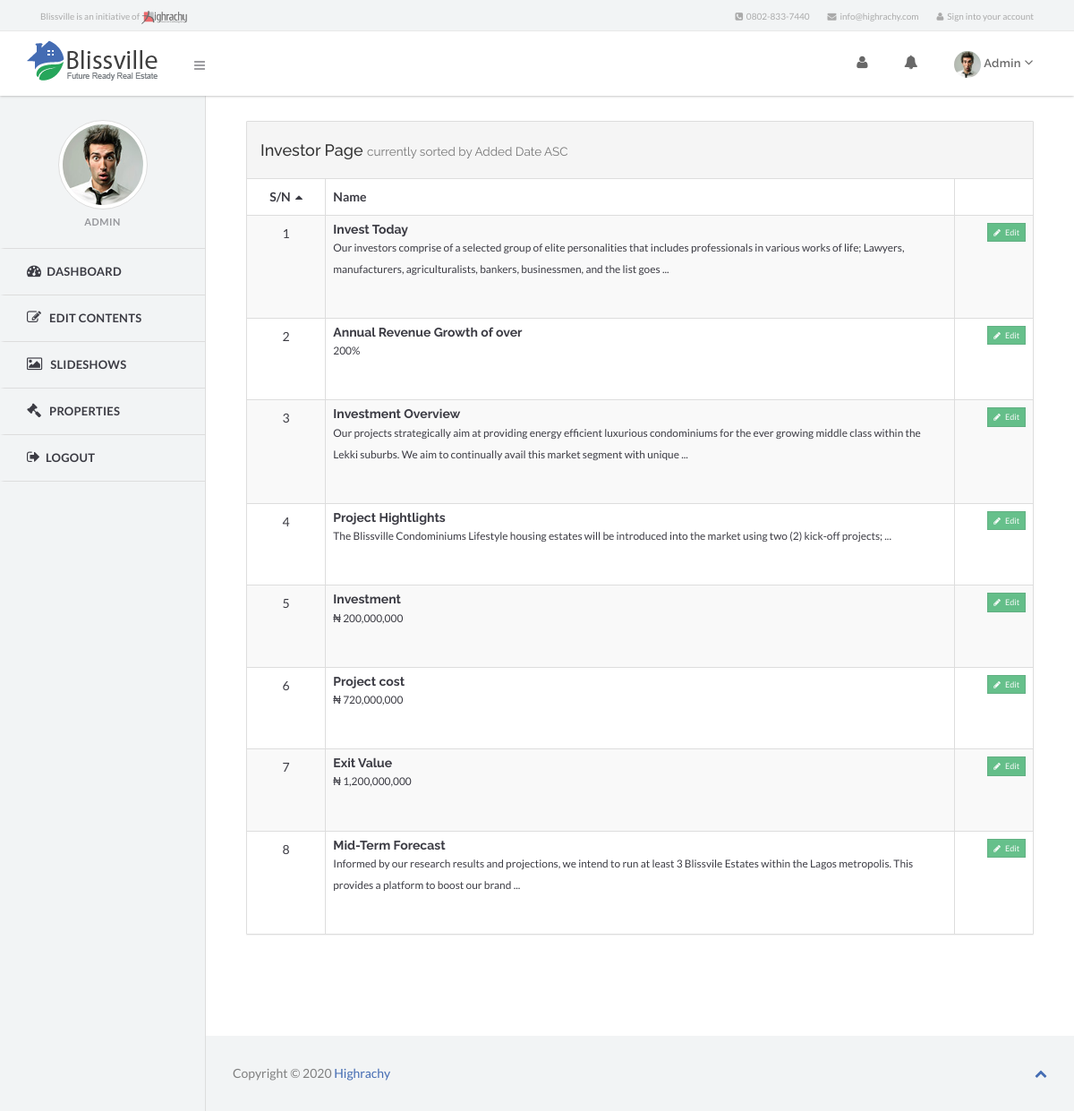
The app's page /admin/edit-content/investor/index.php (signed in) with its own data.
### tables this page shows
CREATE TABLE `investors` (
  `id` int(11) NOT NULL,
  `name` varchar(255) NOT NULL,
  `content` text,
  `created_at` timestamp NULL DEFAULT NULL,
  `updated_at` timestamp NOT NULL DEFAULT CURRENT_TIMESTAMP ON UPDATE CURRENT_TIMESTAMP
);

### inc/class/base.class.php (called while the page is built, shortened)
<?php
class Base{
	protected static $results = array();
	public static $table = "";
	public static $rows = 0;
	public static $counter = 0;
	public static function query($query, $save_total_returned_rows = true){
		global $db;
		$results = $db->fetch_all_rows($query);
		return $results;
	}
	public static function affected_rows($query=""){
		global $db;
		if (!empty($query)){
			static::$rows = $db->total_affected_rows($query);
		}
		return static::$rows;
	}
	public static function set_table($table){
	   static::$table = $table;
	}
	public static function paginate($limit,$additional_query="",$join_query = ""){
		$items_per_page = $limit;
		if (empty($join_query))
			$query = "SELECT * FROM ". static::$table .$additional_query;
		else
			$query = $join_query . $additional_query;
		$total_returned_rows = static::affected_rows($query);
		$page = new Paginator($total_returned_rows,$items_per_page);
		$generated_pages = $page->generate();
		$start = $page->get_start_position();
		$new_query = $query . " LIMIT $start, $limit";
		$result = static::query($new_query,false);
		static::$counter = $start + 1;
		static::$rows = $total_returned_rows;
		static::$results = $result;
		return $generated_pages;
	}
	public static function get_counter(){
		return static::$counter;
	}
  public static function get_results(){
    return static::$results;
  }
}

### inc/class/database.class.php (called while the page is built, shortened)
<?php
class Database {
private $link_id = 0;
private $query_id = 0;
public function __construct($server, $user, $pass, $database, $pre=''){
	$this->server=$server;
	$this->user=$user;
	$this->pass=$pass;
	$this->database=$database;
	$this->link_id = @mysqli_connect($this->server, $this->user, $this->pass, $this->database);
	if (!$this->link_id) {
		trigger_error('Could not connect to MySQL: ' . mysqli_connect_error());
	} else {
		mysqli_set_charset($this->link_id, 'utf8');
	}
}
public function query($sql) {
	$this->query_id = @mysqli_query($this->link_id,$sql);
	return $this->query_id;
}
protected function fetch_array($query_id=-1) {
	if ($query_id instanceof mysqli_result) {
		$this->query_id=$query_id;
	}
	if (isset($this->query_id)) {
		$record = @mysqli_fetch_assoc($this->query_id);
	}else{
		trigger_error("Invalid Records could not be fetched.");
	}
	return $record;
}
public function fetch_all_rows($sql) {
	$query_id = $this->query($sql);
	$out = array();
	while ($row = $this->fetch_array($query_id)){
		$out[] = $row;
	}
	return $out;
}
protected function free_result($query_id=-1) {
	if ($query_id instanceof mysqli_result) {
		$this->query_id=$query_id;
	}
}
}
?>

### config.php (called while the page is built, shortened)
<?php
function my_autoloader($className) {
    $className = strtolower($className);
    $path = CLASS_DIR."{$className}.class.php";
}

### inc/class/text.class.php (called while the page is built, shortened)
<?php
class Text {
  public static function truncate($string, $limit, $break=" ", $pad="...",$shorter_than_limit=false) {
    $length = strlen($string);
    if($length <= $limit) return $string;
    if(false !== ($breakpoint = strpos($string, $break, $limit))) {
      if($breakpoint < strlen($string) - 1) {
        $string = substr($string, 0, $breakpoint);
      }
    }
    if ($length > strlen($string)){
      $string = $string . $break. $pad;
    }
    return $string;
  }
}

### admin/edit-content/investor/index.php (the view, shortened to what this page needs)
<?php
include('../../../config.php');
$sort_item = URL::get(Sort::$item_url,Page::$default_sort_item);
$sort_order = URL::get(Sort::$order_url,Page::$default_sort_order);
$sort_text = Sort::current($sort_item,$sort_order);
$additional_query = Sort::get_order_query();
$items_per_page = 10;
$page = Page::paginate($items_per_page,$additional_query);
$investors = Page::get_results();
$count = Page::get_counter();
include(SERVER_DIR.'inc/header.php');
?>
    <section class="right-panel">
      <div class="container-fluid">
            <div class="row">
                <div id="content">
                  <div class="panel panel-default">
                      <div class="panel-heading">
                        <h4>Investor Page
                          <small> currently sorted by <?php echo $sort_text ?> </small>
                        </h4>
                      </div>
                      <?php if(!empty($investors)) : ?>
                      <div class="table-responsive">
                        <table class="table table-bordered table-striped table-hover responsive">
                          <thead>
                            <tr>
                              <th style="width:10%;" class="text-center">
                                <?php echo Sort::generate_link('id','S/N') ?>
                              </th>
                              <th style="width:80%;"><?php echo Sort::generate_link('name') ?></th>
                              <th></th>
                            </tr>
                          </thead>
                          <tbody>
                             <?php foreach($investors as $investor) : extract($investor) ?>
                            <tr>
                              <td class="text-center"><?php echo $count++ ?></td>
                              <td><h5 class="m-0"><strong><?php echo $name ?> </strong></h5><p><small><?php echo Text::truncate(strip_tags($content),200) ?></small></p><br></td>
                              <td class="text-right">
                              <a class="btn btn-default btn-icon btn-hollow btn-xs tip pull-right" href="" title="Edit Content"><i class="fa fa-pencil"></i> &nbsp; Edit</a>
                              </td>
                            </tr>
                            <?php endforeach ?>
                          </tbody>
                        </table>
                      </div>
                      <?php else : echo '<h6>&nbsp;&nbsp;You have no investors in the database.</h6>'; endif ?>
                  </div>
                </div>
            </div>
      </div>
    </section>
<?php
  include(SERVER_DIR.'inc/footer.php');
?>

### records on screen
investors: name "Invest Today", content "Our investors comprise of a selected group of elite personalities that includes professionals in various works of life; Lawyers, manufacturers, agriculturalists, bankers, businessmen, and the list goes ..."
investors: name "Annual Revenue Growth of over", content "200%"
investors: name "Investment Overview", content "Our projects strategically aim at providing energy efficient luxurious condominiums for the ever growing middle class within the Lekki suburbs. We aim to continually avail this market segment with unique ..."
investors: name "Project Hightlights", content "The Blissville Condominiums Lifestyle housing estates will be introduced into the market using two (2) kick-off projects; ..."
investors: name "Investment", content "₦ 200,000,000"
investors: name "Project cost", content "₦ 720,000,000"
investors: name "Exit Value", content "₦ 1,200,000,000"
investors: name "Mid-Term Forecast", content "Informed by our research results and projections, we intend to run at least 3 Blissvile Estates within the Lagos metropolis. This provides a platform to boost our brand ..."

### other values on screen
$options['email'] "info@highrachy.com"
$options['phone'] "0802-833-7440"
Session::get('name') "Admin"
Session::get('name') "ADMIN"
$sort_text "Added Date ASC"
Sort::generate_link('id','S/N') "S/N"
Sort::generate_link('name') "Name"
Date('Y') "2020"
